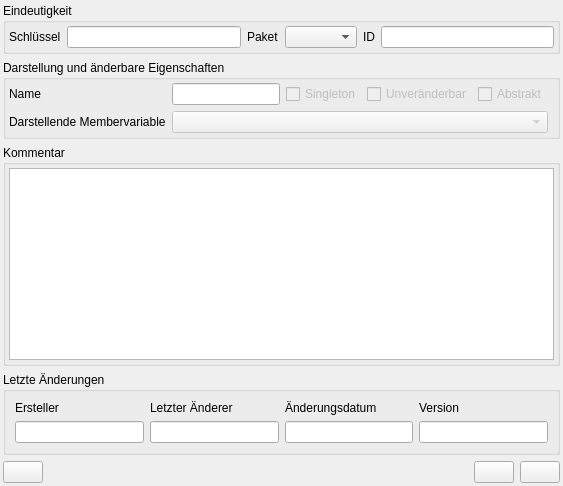
     <widget class="QWidget" name="tab">
      <attribute name="title">
       <string>Allgemeine Klasseninformationen</string>
      </attribute>
      <layout class="QVBoxLayout" name="verticalLayout_9">
       <property name="leftMargin">
        <number>3</number>
       </property>
       <property name="topMargin">
        <number>3</number>
       </property>
       <property name="rightMargin">
        <number>3</number>
       </property>
       <property name="bottomMargin">
        <number>3</number>
       </property>
       <item>
        <widget class="QGroupBox" name="groupBox_6">
         <property name="title">
          <string>Eindeutigkeit</string>
         </property>
         <layout class="QHBoxLayout" name="horizontalLayout_3">
          <property name="spacing">
           <number>6</number>
          </property>
          <property name="leftMargin">
           <number>3</number>
          </property>
          <property name="topMargin">
           <number>3</number>
          </property>
          <property name="rightMargin">
           <number>3</number>
          </property>
          <property name="bottomMargin">
           <number>3</number>
          </property>
          <item>
           <widget class="QLabel" name="textLabel3">
            <property name="text">
             <string>Schlüssel</string>
            </property>
            <property name="wordWrap">
             <bool>false</bool>
            </property>
           </widget>
          </item>
          <item>
           <widget class="QLineEdit" name="m_pqleKeyname">
            <property name="readOnly">
             <bool>false</bool>
            </property>
           </widget>
          </item>
          <item>
           <widget class="QLabel" name="label_3">
            <property name="text">
             <string>Paket</string>
            </property>
           </widget>
          </item>
          <item>
           <widget class="QComboBox" name="m_pqcbPackage"/>
          </item>
          <item>
           <widget class="QLabel" name="textLabel1">
            <property name="text">
             <string>ID</string>
            </property>
            <property name="wordWrap">
             <bool>false</bool>
            </property>
           </widget>
          </item>
          <item>
           <widget class="QLineEdit" name="m_pqleId">
            <property name="readOnly">
             <bool>true</bool>
            </property>
           </widget>
          </item>
         </layout>
        </widget>
       </item>
       <item>
        <widget class="QGroupBox" name="groupBox_7">
         <property name="title">
          <string>Darstellung und änderbare Eigenschaften</string>
         </property>
         <layout class="QGridLayout" name="gridLayout_2">
          <property name="leftMargin">
           <number>3</number>
          </property>
          <property name="topMargin">
           <number>3</number>
          </property>
          <property name="bottomMargin">
           <number>3</number>
          </property>
          <property name="spacing">
           <number>6</number>
          </property>
          <item row="0" column="3">
           <widget class="QCheckBox" name="m_pqchbImmutable">
            <property name="enabled">
             <bool>false</bool>
            </property>
            <property name="text">
             <string>Unveränderbar</string>
            </property>
           </widget>
          </item>
          <item row="0" column="1">
           <widget class="QLineEdit" name="m_pqleCaption">
            <property name="readOnly">
             <bool>true</bool>
            </property>
           </widget>
          </item>
          <item row="0" column="0">
           <widget class="QLabel" name="textLabel2">
            <property name="text">
             <string>Name</string>
            </property>
            <property name="wordWrap">
             <bool>false</bool>
            </property>
           </widget>
          </item>
          <item row="0" column="4">
           <widget class="QCheckBox" name="m_pqchbAbstract">
            <property name="enabled">
             <bool>false</bool>
            </property>
            <property name="text">
             <string>Abstrakt</string>
            </property>
           </widget>
          </item>
          <item row="1" column="0">
           <widget class="QLabel" name="label_2">
            <property name="text">
             <string>Darstellende Membervariable</string>
            </property>
           </widget>
          </item>
          <item row="1" column="1" colspan="4">
           <widget class="QComboBox" name="m_pqcbCaptionMember">
            <property name="enabled">
             <bool>false</bool>
            </property>
           </widget>
          </item>
          <item row="0" column="2">
           <widget class="QCheckBox" name="m_pqchbSingleton">
            <property name="enabled">
             <bool>false</bool>
            </property>
            <property name="text">
             <string>Singleton</string>
            </property>
           </widget>
          </item>
         </layout>
        </widget>
       </item>
       <item>
        <widget class="QGroupBox" name="groupBox_2">
         <property name="title">
          <string>Kommentar</string>
         </property>
         <layout class="QVBoxLayout" name="verticalLayout_6">
          <property name="leftMargin">
           <number>3</number>
          </property>
          <property name="topMargin">
           <number>3</number>
          </property>
          <property name="rightMargin">
           <number>3</number>
          </property>
          <property name="bottomMargin">
           <number>3</number>
          </property>
          <item>
           <widget class="QPlainTextEdit" name="m_pqteComment">
            <property name="readOnly">
             <bool>true</bool>
            </property>
           </widget>
          </item>
         </layout>
        </widget>
       </item>
       <item>
        <widget class="QGroupBox" name="groupBox_5">
         <property name="title">
          <string>Letzte Änderungen</string>
         </property>
         <layout class="QGridLayout" name="gridLayout">
          <item row="0" column="0">
           <widget class="QLabel" name="textLabel8">
            <property name="text">
             <string>Ersteller</string>
            </property>
            <property name="wordWrap">
             <bool>false</bool>
            </property>
           </widget>
          </item>
          <item row="0" column="1">
           <widget class="QLabel" name="textLabel10">
            <property name="text">
             <string>Letzter Änderer</string>
            </property>
            <property name="wordWrap">
             <bool>false</bool>
            </property>
           </widget>
          </item>
          <item row="0" column="2">
           <widget class="QLabel" name="textLabel9">
            <property name="text">
             <string>Änderungsdatum</string>
            </property>
            <property name="wordWrap">
             <bool>false</bool>
            </property>
           </widget>
          </item>
          <item row="1" column="0">
           <widget class="QLineEdit" name="m_pqleCreator">
            <property name="readOnly">
             <bool>true</bool>
            </property>
           </widget>
          </item>
          <item row="1" column="1">
           <widget class="QLineEdit" name="m_pqleLastChanger">
            <property name="readOnly">
             <bool>true</bool>
            </property>
           </widget>
          </item>
          <item row="1" column="2">
           <widget class="QLineEdit" name="m_pqleLastChangeDate">
            <property name="readOnly">
             <bool>true</bool>
            </property>
           </widget>
          </item>
          <item row="1" column="3">
           <widget class="QLineEdit" name="m_pqleVersion">
            <property name="readOnly">
             <bool>true</bool>
            </property>
           </widget>
          </item>
          <item row="0" column="3">
           <widget class="QLabel" name="label">
            <property name="text">
             <string>Version</string>
            </property>
           </widget>
          </item>
         </layout>
        </widget>
       </item>
       <item>
        <layout class="QHBoxLayout">
         <item>
          <widget class="QPushButton" name="m_pqpbEdit">
           <property name="text">
            <string/>
           </property>
           <property name="icon">
            <iconset resource="../../../guilibraries/wmsqml/src/wmsqml.qrc">
             <normaloff>:/icons/edit24.png</normaloff>:/icons/edit24.png</iconset>
           </property>
           <property name="iconSize">
            <size>
             <width>24</width>
             <height>24</height>
            </size>
           </property>
          </widget>
         </item>
         <item>
          <spacer name="spacer1">
           <property name="orientation">
            <enum>Qt::Horizontal</enum>
           </property>
           <property name="sizeType">
            <enum>QSizePolicy::Expanding</enum>
           </property>
           <property name="sizeHint" stdset="0">
            <size>
             <width>71</width>
             <height>20</height>
            </size>
           </property>
          </spacer>
         </item>
         <item>
          <widget class="QPushButton" name="m_pqpbCancel">
           <property name="text">
            <string/>
           </property>
           <property name="icon">
            <iconset resource="../../../guilibraries/wmsqml/src/wmsqml.qrc">
             <normaloff>:/icons/cancel24.png</normaloff>:/icons/cancel24.png</iconset>
           </property>
           <property name="iconSize">
            <size>
             <width>24</width>
             <height>24</height>
            </size>
           </property>
          </widget>
         </item>
         <item>
          <widget class="QPushButton" name="m_pqpbUpdate">
           <property name="text">
            <string/>
           </property>
           <property name="icon">
            <iconset resource="../../../guilibraries/wmsqml/src/wmsqml.qrc">
             <normaloff>:/icons/ok24.png</normaloff>:/icons/ok24.png</iconset>
           </property>
           <property name="iconSize">
            <size>
             <width>24</width>
             <height>24</height>
            </size>
           </property>
          </widget>
         </item>
        </layout>
       </item>
      </layout>
     </widget>
